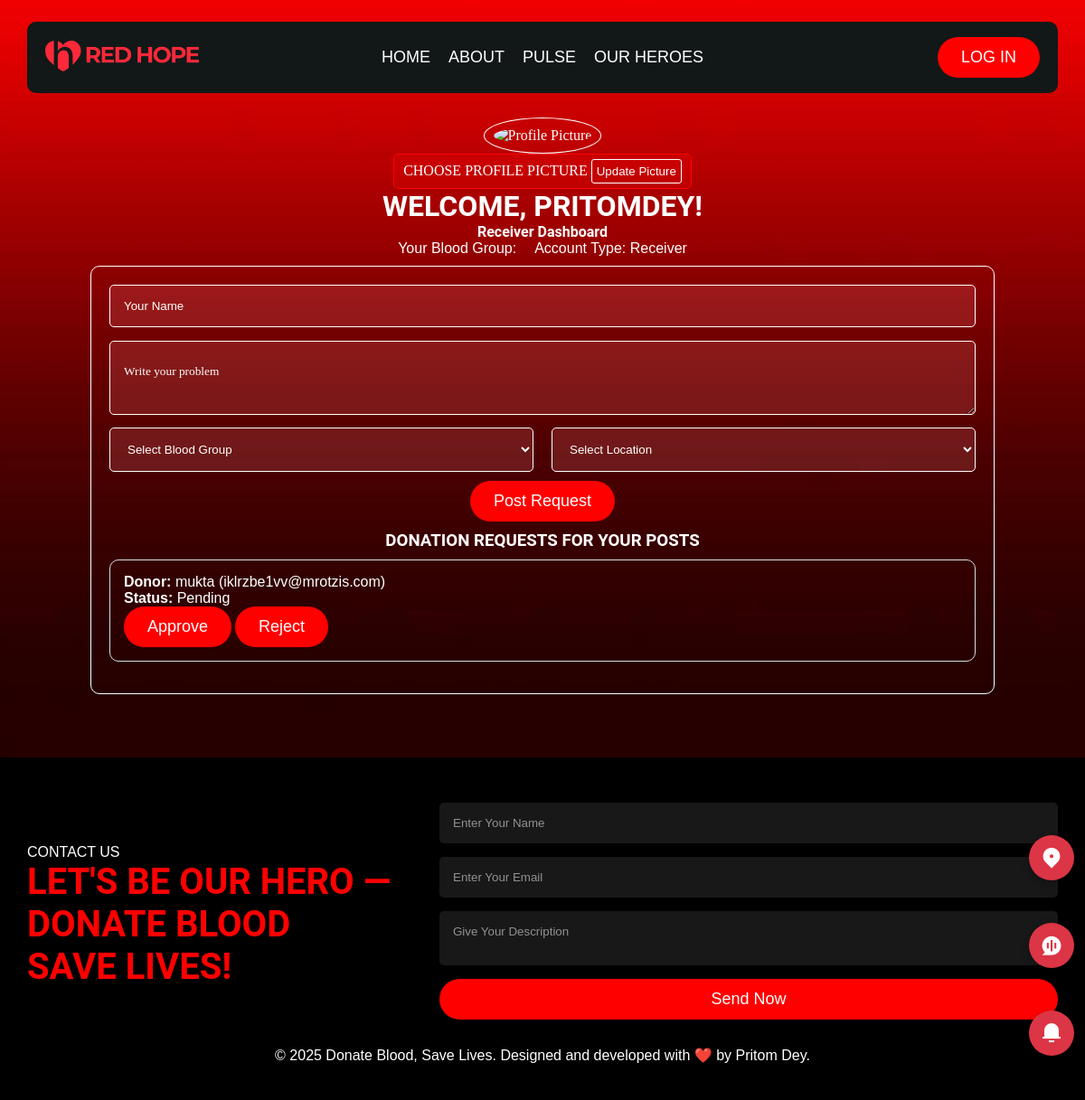
/receiver-dashboard/ (signed in), run on an earlier commit of the app's database.
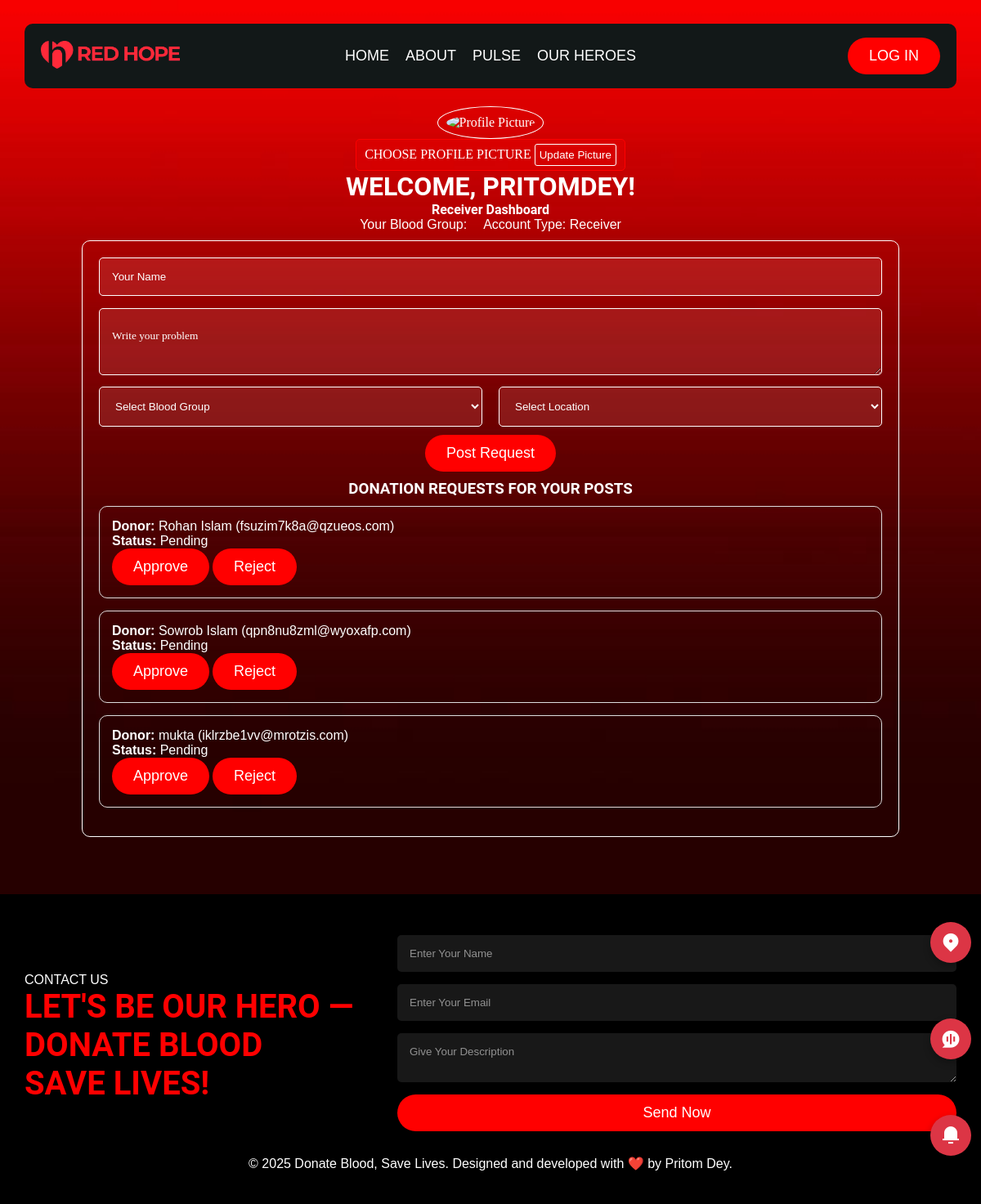
And on a later commit of the database.
### donor/models.py (models this page shows, shortened)
class DonationRequest(models.Model):
    STATUS_CHOICES = [
        ('pending', 'Pending'),
        ('approved', 'Approved'),
        ('rejected', 'Rejected'),
    ]
    post = models.ForeignKey(RequestPost, on_delete=models.CASCADE, related_name="donations")
    donor = models.ForeignKey(User, on_delete=models.CASCADE, related_name="donations")
    name = models.CharField(max_length=200)
    email = models.EmailField()
    phone = models.CharField(max_length=20)
    last_donation_date = models.DateField(null=True, blank=True)
    status = models.CharField(max_length=10, choices=STATUS_CHOICES, default="pending")
    created_at = models.DateTimeField(auto_now_add=True)

### donor/views.py (the view, shortened to what this page needs)
# urls.py: path('receiver-dashboard/', views.receiver_dashboard, name='receiver_dashboard'),
@login_required(login_url="login")
def receiver_dashboard(request):
    posts = RequestPost.objects.filter(user=request.user).order_by("-created_at")
    donations = DonationRequest.objects.filter(post__in=posts).order_by("-created_at")
    return render(
        request,
        "donor/receiver_dashboard.html",
        {"posts": posts, "donations": donations},
    )

### donor/templates/donor/receiver_dashboard.html (shortened to what this page needs)
{% extends 'donor/base.html' %}
{% load static %}
{% block main %}
<div class="dashboard">
  <div class="dash_box">
    <div class="profile_pic">
      <img src="{{ request.user.profile.profile_pic.url }}" alt="Profile Picture" style="width:120px;height:120px;border-radius:50%;">
    </div>
    <form class="dp_change" action="{% url 'receiver_dashboard' %}" method="post" enctype="multipart/form-data">
      <label for="profile_pic" class="custom-file-upload">Choose Profile Picture</label>
      <button type="submit">Update Picture</button>
    </form>
    <h1>WELCOME, <span style="text-transform: uppercase;">{{ request.user.username }}!</span></h1>
    <h2>Receiver Dashboard</h2>
    <div class="dashdetails">
      <p>Your Blood Group: {{ request.user.profile.blood_group }}</p>
      <p>Account Type: Receiver</p>
    </div>
  </div>
   <div class="dash_content " style="color: #fff;">
  <div id="form" class="tab-content">
    <form class="blood_request"  action="{% url 'receiver_dashboard' %}" method="post">
      <input type="text" name="name" placeholder="Your Name" required><br>
      <textarea style="margin-top: 15px;" name="problem" placeholder="Write your problem" required></textarea><br>
      <div class="select" style="margin-top: 10px;">
        <select name="blood_group" required>
          <option value="">Select Blood Group</option>
        </select>
        <select name="location" required>
          <option value="">Select Location</option>
        </select>
      </div>
      <button type="submit" class="btn" style="margin-top: 10px;position: relative;left: 50%;transform: translateX(-50%);">Post Request</button>
    </form>
  </div>
  <div id="donations" class="tab-content" >
    <h3 style="text-align: center;text-transform: uppercase;margin-top: 10px;">Donation Requests for Your Posts</h3>
    {% for donation in donations %}
      <div style="margin-top: 10px; border:1px solid #ddd; padding:15px; border-radius: 10px; margin-bottom:15px;"">
        <p><b>Donor:</b> {{ donation.name }} ({{ donation.email }})</p>
        <p><b>Status:</b> {{ donation.status|capfirst }}</p>
        {% if donation.status == "pending" %}
          <a href="{% url 'approve_donation' donation.id %}" ><button class="btn">Approve</button></a>
          <a href="{% url 'reject_donation' donation.id %}" ><button class="btn">Reject</button></a>
        {% endif %}
      </div>
    {% empty %}
      <p>No donation requests yet.</p>
    {% endfor %}
  </div>
</div>
  </div>
{% endblock main %}

What changed in the data, as far as the page shows it:
added DonationRequest: name "Rohan Islam", email "fsuzim7k8a@qzueos.com", status "Pending", shows "Approve"
added DonationRequest: name "Sowrob Islam", email "qpn8nu8zml@wyoxafp.com", status "Pending", shows "Approve"
